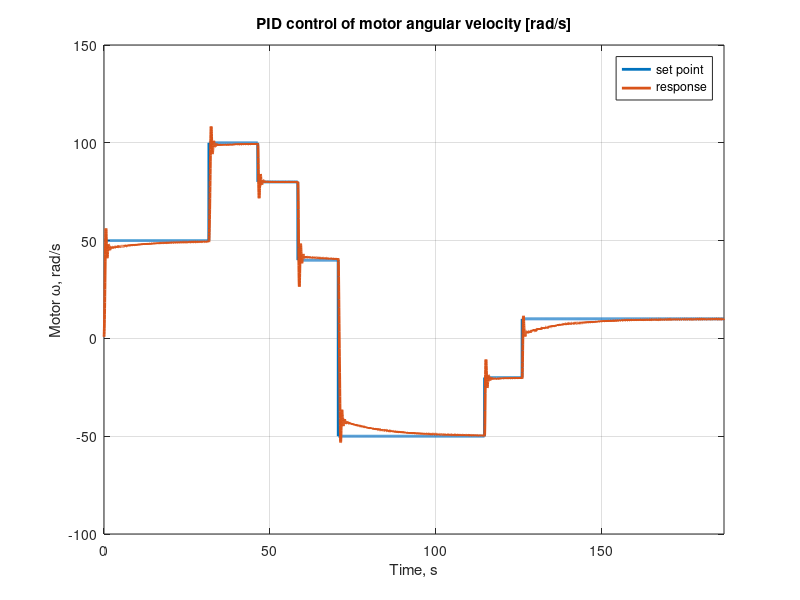

The MATLAB script that drew this image:
% Plot PID response of motor omega

clc
clear
close all

dt = 0.025; % Sample time, s

% Import and parse csv file
data = csvread("202401261954.csv");
sp = data(:,1);
response = data(:,2);

% Generate time vector
t = (0:length(sp)-1) * dt;

% Visualization
figure;
plot(t, sp, 'LineWidth', 2); hold on;
plot(t, response, 'LineWidth', 2);
xlim([0, max(t)]);
legend('set point', 'response');
title('PID control of motor angular velocity [rad/s]');
ylabel('Motor \omega, rad/s');
xlabel('Time, s');
grid on;
